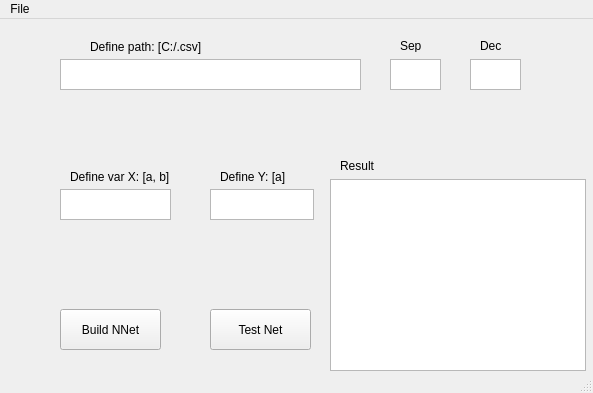
<?xml version="1.0" encoding="UTF-8"?>
<ui version="4.0">
 <class>MainWindow</class>
 <widget class="QMainWindow" name="MainWindow">
  <property name="geometry">
   <rect>
    <x>0</x>
    <y>0</y>
    <width>593</width>
    <height>393</height>
   </rect>
  </property>
  <property name="windowTitle">
   <string>MainWindow</string>
  </property>
  <widget class="QWidget" name="centralwidget">
   <widget class="QTextEdit" name="textPath">
    <property name="geometry">
     <rect>
      <x>60</x>
      <y>40</y>
      <width>301</width>
      <height>31</height>
     </rect>
    </property>
   </widget>
   <widget class="QTextEdit" name="textSep">
    <property name="geometry">
     <rect>
      <x>390</x>
      <y>40</y>
      <width>51</width>
      <height>31</height>
     </rect>
    </property>
   </widget>
   <widget class="QTextEdit" name="textDec">
    <property name="geometry">
     <rect>
      <x>470</x>
      <y>40</y>
      <width>51</width>
      <height>31</height>
     </rect>
    </property>
   </widget>
   <widget class="QTextEdit" name="textDefX">
    <property name="geometry">
     <rect>
      <x>60</x>
      <y>170</y>
      <width>111</width>
      <height>31</height>
     </rect>
    </property>
   </widget>
   <widget class="QTextEdit" name="textDefY">
    <property name="geometry">
     <rect>
      <x>210</x>
      <y>170</y>
      <width>104</width>
      <height>31</height>
     </rect>
    </property>
   </widget>
   <widget class="QPushButton" name="pushNNet">
    <property name="geometry">
     <rect>
      <x>60</x>
      <y>290</y>
      <width>101</width>
      <height>41</height>
     </rect>
    </property>
    <property name="text">
     <string>Build NNet</string>
    </property>
   </widget>
   <widget class="QPushButton" name="pushButTest">
    <property name="geometry">
     <rect>
      <x>210</x>
      <y>290</y>
      <width>101</width>
      <height>41</height>
     </rect>
    </property>
    <property name="text">
     <string>Test Net</string>
    </property>
   </widget>
   <widget class="QLabel" name="labelPath">
    <property name="geometry">
     <rect>
      <x>90</x>
      <y>20</y>
      <width>261</width>
      <height>16</height>
     </rect>
    </property>
    <property name="text">
     <string>Define path: [C:/.csv] </string>
    </property>
   </widget>
   <widget class="QLabel" name="labelSep">
    <property name="geometry">
     <rect>
      <x>400</x>
      <y>20</y>
      <width>47</width>
      <height>13</height>
     </rect>
    </property>
    <property name="text">
     <string>Sep</string>
    </property>
   </widget>
   <widget class="QLabel" name="labelDec">
    <property name="geometry">
     <rect>
      <x>480</x>
      <y>20</y>
      <width>47</width>
      <height>13</height>
     </rect>
    </property>
    <property name="text">
     <string>Dec</string>
    </property>
   </widget>
   <widget class="QLabel" name="labelDefX">
    <property name="geometry">
     <rect>
      <x>70</x>
      <y>150</y>
      <width>101</width>
      <height>16</height>
     </rect>
    </property>
    <property name="text">
     <string>Define var X: [a, b]</string>
    </property>
   </widget>
   <widget class="QLabel" name="labelDefY">
    <property name="geometry">
     <rect>
      <x>220</x>
      <y>150</y>
      <width>71</width>
      <height>16</height>
     </rect>
    </property>
    <property name="text">
     <string>Define Y: [a]</string>
    </property>
   </widget>
   <widget class="QTextBrowser" name="textResult">
    <property name="geometry">
     <rect>
      <x>330</x>
      <y>160</y>
      <width>256</width>
      <height>192</height>
     </rect>
    </property>
   </widget>
   <widget class="QLabel" name="label">
    <property name="geometry">
     <rect>
      <x>340</x>
      <y>140</y>
      <width>47</width>
      <height>13</height>
     </rect>
    </property>
    <property name="text">
     <string>Result</string>
    </property>
   </widget>
  </widget>
  <widget class="QMenuBar" name="menubar">
   <property name="geometry">
    <rect>
     <x>0</x>
     <y>0</y>
     <width>593</width>
     <height>21</height>
    </rect>
   </property>
   <widget class="QMenu" name="menuFile">
    <property name="title">
     <string>File</string>
    </property>
    <addaction name="actionClose"/>
   </widget>
   <addaction name="menuFile"/>
  </widget>
  <widget class="QStatusBar" name="statusbar"/>
  <action name="actionClose">
   <property name="text">
    <string>Close</string>
   </property>
  </action>
 </widget>
 <resources/>
 <connections/>
</ui>
